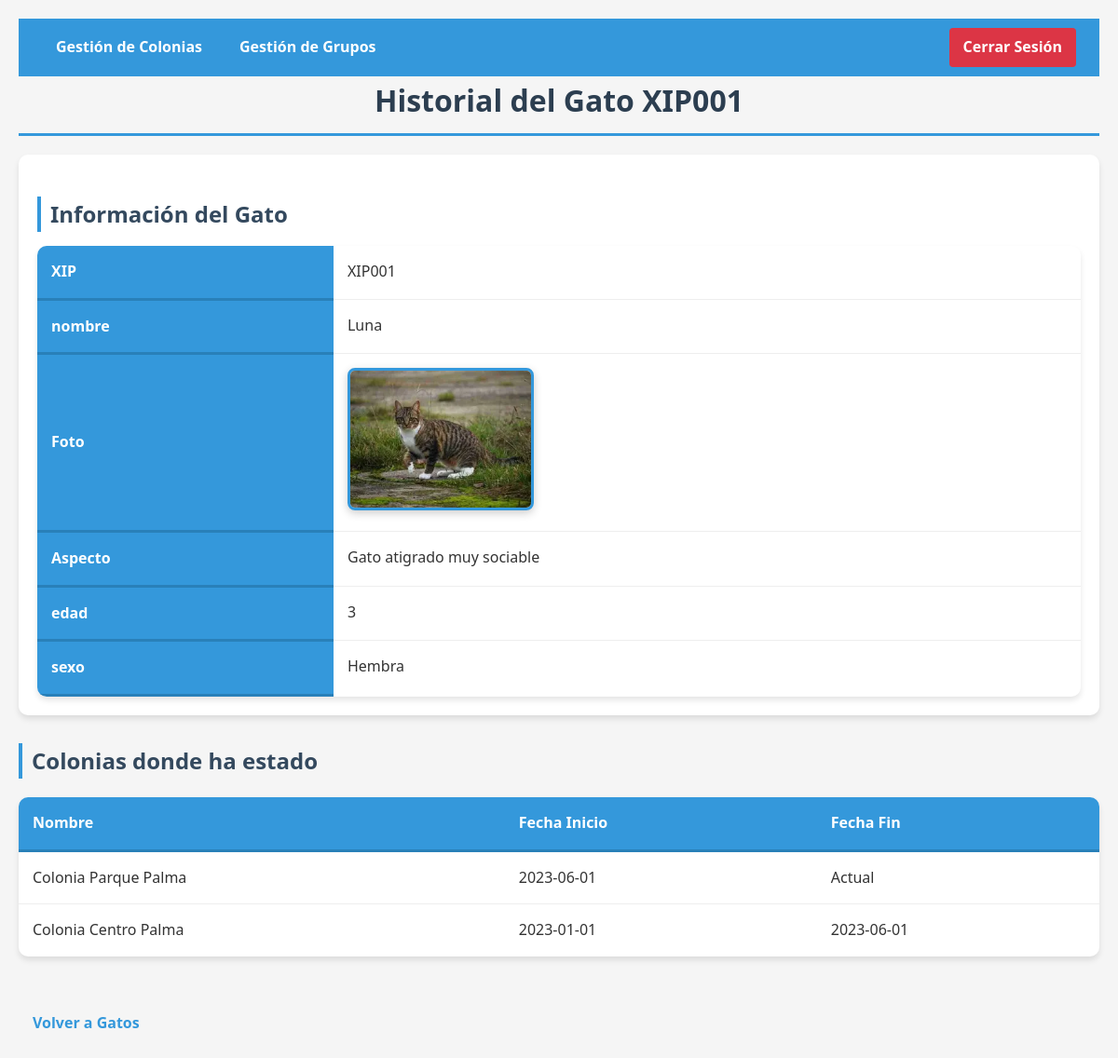
/BD241660307Q/gato.php?id=XIP001, run on the app's committed database.
### tables this page shows
CREATE TABLE Gato(
    XIP VARCHAR(15) PRIMARY KEY,
    nombre VARCHAR(30),
    sexo ENUM('Macho','Hembra'),
    edad SMALLINT UNSIGNED,
    aspecto VARCHAR(200),
    foto VARCHAR(20)
);

CREATE TABLE Pertenencia(
    id_pertenencia INT AUTO_INCREMENT PRIMARY KEY,
    XIP VARCHAR(15) NOT NULL,
    idColonia INT NOT NULL,
    fechaInicio DATE NOT NULL,
    fechaFin DATE,
    CONSTRAINT fk_pertenencia_gato FOREIGN KEY (XIP) REFERENCES Gato(XIP) ON DELETE CASCADE,
    CONSTRAINT fk_pertenencia_colonia FOREIGN KEY (idColonia) REFERENCES Colonia(idColonia) ON DELETE CASCADE
);

CREATE TABLE Colonia(
    idColonia INT AUTO_INCREMENT PRIMARY KEY,
    nombre VARCHAR(50) UNIQUE NOT NULL,
    codiAyuntamiento VARCHAR(10) NOT NULL,
    CONSTRAINT fk_colonia_ayuntamiento FOREIGN KEY (codiAyuntamiento) REFERENCES Ayuntamiento(codiAyuntamiento) ON DELETE CASCADE
);

### BD241660307Q/gato.php (the view, shortened to what this page needs)
<?php
include "../conexionBD.php";
$XIP = $_GET['id'];
$idColonia = $_GET['colonia'];
$sqlGato = "SELECT XIP, nombre, sexo, edad, aspecto, foto FROM Gato WHERE XIP = '$XIP'";
$resGato = mysqli_query($con, $sqlGato);
$gato = mysqli_fetch_assoc($resGato);
$sqlHistorial = "
    SELECT p.idColonia, c.nombre, p.fechaInicio, p.fechaFin
    FROM Pertenencia p
    JOIN Colonia c ON p.idColonia = c.idColonia
    WHERE p.XIP = '$XIP'
    ORDER BY p.fechaInicio DESC
";
$resHistorial = mysqli_query($con, $sqlHistorial);
?>
<!DOCTYPE html>
<html lang="es">
<head>
    <link rel="stylesheet" href="../css/ayuntamiento.css">
</head>
<body>
    <header>
        <div class="header-container">
            <nav class="navbar">
                <a href="colonias.php">Gestión de Colonias</a>
                <a href="grupos_ayuntamiento.php">Gestión de Grupos</a>
                <div class="logout-container">
                    <a href="../index.php" class="logout-btn">Cerrar Sesión</a>
                </div>
            </nav>
        </div>
    </header>
    <h1>Historial del Gato <?php echo $XIP; ?></h1>
    <div class="info-gato">
        <h2>Información del Gato</h2>
        <table>
            <tr>
                <th>XIP</th>
                <td><?php echo $gato['XIP']; ?></td>
            </tr>
            <tr>
                <th>nombre</th>
                <td><?php echo $gato['nombre']; ?></td>
            </tr>
            <tr>
                <th>Foto</th>
                <td>
                    <?php
                    $foto = $gato['foto'];
                    $ruta = "../img/" . $foto;
                    if ($foto && file_exists($ruta)): ?>
                        <img src="<?php echo $ruta; ?>">
                    <?php else: ?>
                        <div class="sin-foto">Sin foto</div>
                    <?php endif; ?>
                </td>
            </tr>
            <tr>
                <th>Aspecto</th>
                <td><?php echo $gato['aspecto'] ? $gato['aspecto'] : 'No disponible'; ?></td>
            </tr>
            <tr>
                <th>edad</th>
                <td><?php echo $gato['edad']; ?></td>
            </tr>
            <tr>
                <th>sexo</th>
                <td><?php echo $gato['sexo']; ?></td>
            </tr>
        </table>
    </div>
    <h2>Colonias donde ha estado</h2>
    <table>
        <tr>
            <th>Nombre</th>
            <th>Fecha Inicio</th>
            <th>Fecha Fin</th>
        </tr>
        <?php while ($fila = mysqli_fetch_assoc($resHistorial)) { ?>
            <tr>
                <td><?php echo $fila['nombre']; ?></td>
                <td><?php echo $fila['fechaInicio']; ?></td>
                <td><?php echo $fila['fechaFin'] ? $fila['fechaFin'] : "Actual"; ?></td>
            </tr>
        <?php } ?>
    </table>
    <br>
    <a href="gatos.php?id=<?php echo $idColonia; ?>">Volver a Gatos</a>
</body>
</html>

### css/ayuntamiento.css (style rules this page uses)
* { margin: 0; padding: 0; box-sizing: border-box; font-family: 'Segoe UI', Tahoma, Geneva, Verdana, sans-serif; }
body { background-color: #f5f5f5; color: #333; line-height: 1.6; padding: 20px; max-width: 1200px; margin: 0 auto; }
h1 { color: #2c3e50; margin-bottom: 20px; padding-bottom: 10px; border-bottom: 3px solid #3498db; text-align: center; }
h2 { color: #34495e; margin: 25px 0 15px 0; padding-left: 10px; border-left: 4px solid #3498db; }
table { width: 100%; border-collapse: collapse; margin: 20px 0; background-color: white; border-radius: 10px; overflow: hidden; box-shadow: 0 4px 6px rgba(0, 0, 0, 0.1); }
th { background-color: #3498db; color: white; padding: 15px; text-align: left; font-weight: 600; border-bottom: 3px solid #2980b9; }
td { padding: 15px; border-bottom: 1px solid #eee; }
tr:last-child td { border-bottom: none; }
.info-gato { background-color: white; padding: 20px; border-radius: 10px; margin-bottom: 30px; box-shadow: 0 4px 6px rgba(0, 0, 0, 0.1); }
.info-gato table { width: 100%; margin: 0; }
.info-gato td { vertical-align: top; }
.info-gato img { max-width: 200px; max-height: 200px; border-radius: 8px; border: 3px solid #3498db; box-shadow: 0 3px 10px rgba(0, 0, 0, 0.2); }
a { color: #3498db; text-decoration: none; font-weight: 600; padding: 8px 15px; border-radius: 5px; transition: all 0.3s; display: inline-block; margin: 5px 0; }
.header-container { background-color: #3498db; padding: 10px 20px; }
.navbar { display: flex; justify-content: space-between; align-items: center; }
.navbar a { color: white; text-decoration: none; padding: 8px 15px; margin: 0 5px; border-radius: 4px; transition: background-color 0.3s; }
.logout-container { margin-left: auto; }
.logout-btn { background-color: #dc3545; color: white !important; border: none; cursor: pointer; }

### data on the page
gato: XIP "XIP001", nombre "Luna", foto (picture), aspecto "Gato atigrado muy sociable", edad "3", sexo "Hembra"
pertenencia: idColonia.nombre "Colonia Parque Palma", fechaInicio "2023-06-01", shows "Actual"
pertenencia: idColonia.nombre "Colonia Centro Palma", fechaInicio "2023-01-01", fechaFin "2023-06-01"

### other printed values
$XIP "XIP001"
